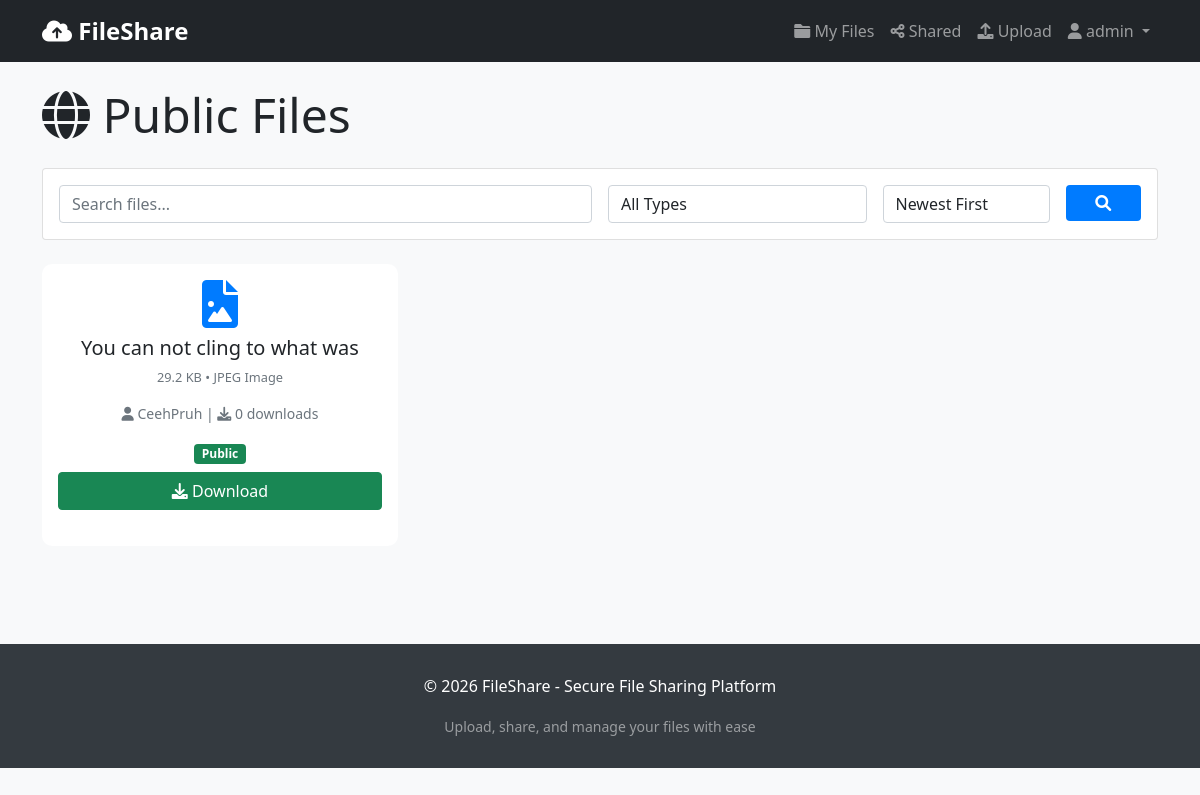
/public-files/ (signed in), run on the app's committed database.
### files/models.py (models this page shows, shortened)
class File(models.Model):
    ACCESS_CHOICES = (
        ('public', 'Public - Anyone can access'),
        ('private', 'Private - Only me'),
        ('shared', 'Shared - Specific users'),
        ('link', 'Link - Anyone with link'),
    )
    file = models.FileField(upload_to=get_file_path, max_length=500)
    original_name = models.CharField(max_length=255)
    file_size = models.BigIntegerField(default=0)
    file_type = models.CharField(max_length=100, blank=True)
    file_hash = models.CharField(max_length=64, unique=True, blank=True)
    title = models.CharField(max_length=255, blank=True)
    description = models.TextField(blank=True)
    uploaded_by = models.ForeignKey(User, on_delete=models.CASCADE, related_name='uploaded_files')
    access_type = models.CharField(max_length=10, choices=ACCESS_CHOICES, default='private')
    allowed_users = models.ManyToManyField(User, blank=True, related_name='shared_files')
    access_code = models.CharField(max_length=20, blank=True, unique=True, null=True)
    password = models.CharField(max_length=255, blank=True, null=True)  # Hashed password
    expires_at = models.DateTimeField(null=True, blank=True)
    max_downloads = models.PositiveIntegerField(default=0, help_text="0 = unlimited")
    download_count = models.PositiveIntegerField(default=0)
    is_active = models.BooleanField(default=True)
    created_at = models.DateTimeField(auto_now_add=True)
    updated_at = models.DateTimeField(auto_now=True)
    class Meta:
        ordering = ['-created_at']
        indexes = [
            models.Index(fields=['access_code']),
            models.Index(fields=['uploaded_by', '-created_at']),
            models.Index(fields=['expires_at']),
        ]
    def is_expired(self):
        if self.expires_at:
            return timezone.now() > self.expires_at
        return False
    def can_download(self):
        if not self.is_active:
            return False
        if self.is_expired():
            return False
        if self.max_downloads > 0 and self.download_count >= self.max_downloads:
            return False
        return True
    def get_readable_size(self):
        for unit in ['B', 'KB', 'MB', 'GB']:
            if self.file_size < 1024.0:
                return f"{self.file_size:.1f} {unit}"
            self.file_size /= 1024.0
        return f"{self.file_size:.1f} GB"

### files/views.py (the view)
# urls.py: path('public-files/', views.file_list, name='file_list'),  # For public file listing
def file_list(request):
    files = File.objects.filter(access_type='public', is_active=True)
    search_query = request.GET.get('q')
    file_type = request.GET.get('file_type')
    sort_by = request.GET.get('sort', '-created_at')
    if search_query:
        files = files.filter(
            Q(original_name__icontains=search_query) |
            Q(title__icontains=search_query) |
            Q(description__icontains=search_query)
        )
    if file_type:
        files = files.filter(file_type=file_type)
    files = files.order_by(sort_by)
    paginator = Paginator(files, 12)
    page = request.GET.get('page')
    files = paginator.get_page(page)
    return render(request, 'files/file_list.html', {'files': files})

### files/templates/files/file_list.html (shortened to what this page needs)
{% extends 'files/base.html' %}
{% block content %}
<div class="row">
    <div class="col-12">
        <h1 class="display-5 mb-4">
            <i class="fas fa-globe"></i> Public Files
        </h1>
        <div class="card mb-4">
            <div class="card-body">
                <form method="get" class="row g-3">
                    <div class="col-md-6">
                        <input type="text" name="q" class="form-control" placeholder="Search files..." value="{{ request.GET.q }}">
                    </div>
                    <div class="col-md-3">
                        <select name="file_type" class="form-control">
                            <option value="">All Types</option>
                        </select>
                    </div>
                    <div class="col-md-2">
                        <select name="sort" class="form-control">
                            <option value="-created_at" {% if request.GET.sort == '-created_at' %}selected{% endif %}>Newest First</option>
                        </select>
                    </div>
                    <div class="col-md-1">
                        <button type="submit" class="btn btn-primary w-100">
                            <i class="fas fa-search"></i>
                        </button>
                    </div>
                </form>
            </div>
        </div>
        <div class="row">
            {% for file in files %}
            <div class="col-md-4 mb-4">
                <div class="card file-card h-100">
                    <div class="card-body text-center">
                        <i class="fas {% if 'pdf' in file.file_type|lower %}fa-file-pdf{% elif 'image' in file.file_type|lower %}fa-file-image{% elif 'word' in file.file_type|lower %}fa-file-word{% elif 'excel' in file.file_type|lower %}fa-file-excel{% elif 'zip' in file.file_type|lower %}fa-file-archive{% else %}fa-file{% endif %} file-icon"></i>
                        <h5 class="card-title mt-2">{{ file.title|default:file.original_name|truncatechars:30 }}</h5>
                        <p class="file-size">{{ file.get_readable_size }} • {{ file.file_type }}</p>
                        <p class="text-muted small">
                            <i class="fas fa-user"></i> {{ file.uploaded_by.username }} |
                            <i class="fas fa-download"></i> {{ file.download_count }} downloads
                        </p>
                        <div class="mb-2">
                            {% if file.access_type == 'public' %}
                            <span class="badge bg-success">Public</span>
                            {% elif file.access_type == 'link' %}
                            <span class="badge bg-warning">Link Access</span>
                            {% else %}
                            <span class="badge bg-secondary">Restricted</span>
                            {% endif %}
                        </div>
                        {% if file.can_download %}
                        <a href="{% url 'files:download' file.id %}" class="btn btn-success w-100">
                            <i class="fas fa-download"></i> Download
                        </a>
                        {% else %}
                        <button class="btn btn-secondary w-100" disabled>
                            <i class="fas fa-ban"></i> Not Available
                        </button>
                        {% endif %}
                    </div>
                </div>
            </div>
            {% empty %}
            <div class="col-12 text-center py-5">
                <i class="fas fa-folder-open fa-4x text-muted mb-3"></i>
                <h3>No public files available</h3>
                <p>Check back later for shared files.</p>
            </div>
            {% endfor %}
        </div>
    </div>
</div>
{% endblock %}

### files/templates/files/base.html (shortened to what this page needs)
{% load static %}
<!DOCTYPE html>
<html lang="en">
<head>
    <link href="https://cdn.jsdelivr.net/npm/bootstrap@5.1.3/dist/css/bootstrap.min.css" rel="stylesheet">
    <link rel="stylesheet" href="https://cdnjs.cloudflare.com/ajax/libs/font-awesome/6.0.0/css/all.min.css">
</head>
<body>
    <nav class="navbar navbar-expand-lg navbar-dark bg-dark">
        <div class="container">
            <a class="navbar-brand" href="{% url 'files:home' %}">
                <i class="fas fa-cloud-upload-alt"></i> FileShare
            </a>
            <div class="collapse navbar-collapse" id="navbarNav">
                <ul class="navbar-nav ms-auto">
                    {% if user.is_authenticated %}
                    <li class="nav-item">
                        <a class="nav-link" href="{% url 'files:my_files' %}">
                            <i class="fas fa-folder"></i> My Files
                        </a>
                    </li>
                    <li class="nav-item">
                        <a class="nav-link" href="{% url 'files:shared_with_me' %}">
                            <i class="fas fa-share-alt"></i> Shared
                        </a>
                    </li>
                    <li class="nav-item">
                        <a class="nav-link" href="{% url 'files:upload' %}">
                            <i class="fas fa-upload"></i> Upload
                        </a>
                    </li>
                    <li class="nav-item dropdown">
                        <a class="nav-link dropdown-toggle" href="#" id="userDropdown" role="button" data-bs-toggle="dropdown">
                            <i class="fas fa-user"></i> {{ user.username }}
                        </a>
                    </li>
                    {% endif %}
                </ul>
            </div>
        </div>
    </nav>
    <main>
        <div class="container py-4">
            {% block content %}
            {% endblock %}
        </div>
    </main>
    <footer>
        <div class="container text-center">
            <p>&copy; {% now "Y" %} FileShare - Secure File Sharing Platform</p>
            <small class="text-white-50">Upload, share, and manage your files with ease</small>
        </div>
    </footer>
</body>
</html>

### files/templates/files/base.html (style rules this page uses)
body { background-color: #f8f9fa; font-family: 'Segoe UI', Tahoma, Geneva, Verdana, sans-serif; }
.navbar-brand { font-weight: bold; font-size: 1.5rem; }
.file-card { transition: transform 0.2s, box-shadow 0.2s; margin-bottom: 20px; border: none; border-radius: 10px; }
.file-icon { font-size: 3rem; color: #007bff; }
.file-size { font-size: 0.8rem; color: #6c757d; }
footer { background: #343a40; color: white; padding: 30px 0; margin-top: 50px; }
.btn-primary { background: #007bff; border: none; }

### data on the page
File: title "You can not cling to what was", get_readable_size "29.2 KB", file_type "JPEG Image", uploaded_by.username "CeehPruh", download_count "0", access_type "Public", is_active True (drawn)

### other printed values
{{ user.username }} "admin"
